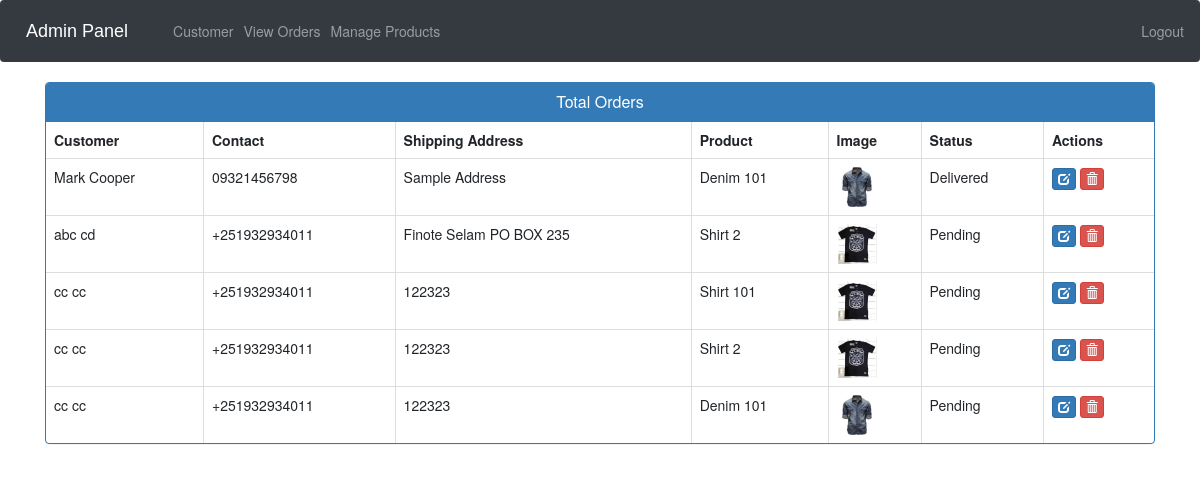
The page /admin-view-booking (signed in) on the database its author committed.
### ecom/models.py (models this page shows, shortened)
class Customer(models.Model):
    user=models.OneToOneField(User,on_delete=models.CASCADE)
    profile_pic= models.ImageField(upload_to='profile_pic/CustomerProfilePic/',null=True,blank=True)
    address = models.CharField(max_length=40)
    mobile = models.CharField(max_length=20,null=False)
    @property
    def get_name(self):
        return self.user.first_name+" "+self.user.last_name

class Orders(models.Model):
    STATUS =(
        ('Pending','Pending'),
        ('Order Confirmed','Order Confirmed'),
        ('Out for Delivery','Out for Delivery'),
        ('Delivered','Delivered'),
    )
    customer=models.ForeignKey('Customer', on_delete=models.CASCADE,null=True)
    product=models.ForeignKey('Product',on_delete=models.CASCADE,null=True)
    email = models.CharField(max_length=50,null=True)
    address = models.CharField(max_length=500,null=True)
    mobile = models.CharField(max_length=20,null=True)
    order_date= models.DateField(auto_now_add=True,null=True)
    status=models.CharField(max_length=50,null=True,choices=STATUS)

class Product(models.Model):
    name=models.CharField(max_length=40)
    product_image= models.ImageField(upload_to='product_image/',null=True,blank=True)
    price = models.PositiveIntegerField()
    description=models.CharField(max_length=40)

### ecom/views.py (the view)
# urls.py: path('admin-view-booking', views.admin_view_booking_view,name='admin-view-booking'),
@login_required(login_url='adminlogin')
def admin_view_booking_view(request):
    orders=models.Orders.objects.all()
    ordered_products=[]
    ordered_bys=[]
    for order in orders:
        ordered_product=models.Product.objects.all().filter(id=order.product.id)
        ordered_by=models.Customer.objects.all().filter(id = order.customer.id)
        ordered_products.append(ordered_product)
        ordered_bys.append(ordered_by)
    return render(request,'ecom/admin_view_booking.html',{'data':zip(ordered_products,ordered_bys,orders)})

### templates/ecom/admin_view_booking.html (shortened to what this page needs)
{% extends 'ecom/admin_base.html' %}
{% load static %}
{% block content %}
<head>
  <link href="//netdna.bootstrapcdn.com/bootstrap/3.0.0/css/bootstrap.min.css" rel="stylesheet" id="bootstrap-css">
</head>
<div class="container">
  <div class="panel panel-primary">
    <div class="panel-heading">
      <h6 class="panel-title">Total Orders</h6>
    </div>
    <table class="table table-hover table-bordered" id="dev-table">
      <thead>
        <tr>
          <th>Customer</th>
          <th>Contact</th>
          <th>Shipping Address</th>
          <th>Product</th>
          <th>Image</th>
          <th>Status</th>
          <th>Actions</th>
        </tr>
      </thead>
      {% for product,customer,order in data %}
      <tr>
        {% for c in customer %}
        <td> {{c.get_name}}</td>
        <td>{{c.mobile}}</td>
        <td>{{order.address}}</td>
        {% endfor %}
        {% for p in product %}
        <td> {{p.name}}</td>
        <td> <img src="{% static p.product_image.url %}" alt="Profile Pic" height="40px" width="40px" /></td>
        <td>{{order.status}}</td>
        <td><a class="btn btn-primary btn-xs" href="{% url 'update-order' order.id  %}"><span class="glyphicon glyphicon-edit"></span></a>
        <a class="btn btn-danger btn-xs" href="{% url 'delete-order' order.id  %}"><span class="glyphicon glyphicon-trash"></span></a></td>
        {% endfor %}
      </tr>
      {% endfor %}
    </table>
  </div>
</div>
{% endblock content %}

### templates/ecom/admin_view_booking.html (style rules this page uses)
a:link { text-decoration: none; }
h6 { text-align: center; }

### rows shown on the page
Orders: address "Sample Address", status "Delivered"
Customer: get_name "Mark Cooper", mobile "09321456798"
Product: name "Denim 101", product_image (picture)
Orders: address "Finote Selam PO BOX 235", status "Pending"
Customer: get_name "abc cd", mobile "+251932934011"
Product: name "Shirt 2", product_image (picture)
Orders: address "122323", status "Pending"
Customer: get_name "cc cc", mobile "+251932934011"
Product: name "Shirt 101", product_image (picture)
Orders: address "122323", status "Pending"
Orders: address "122323", status "Pending"
